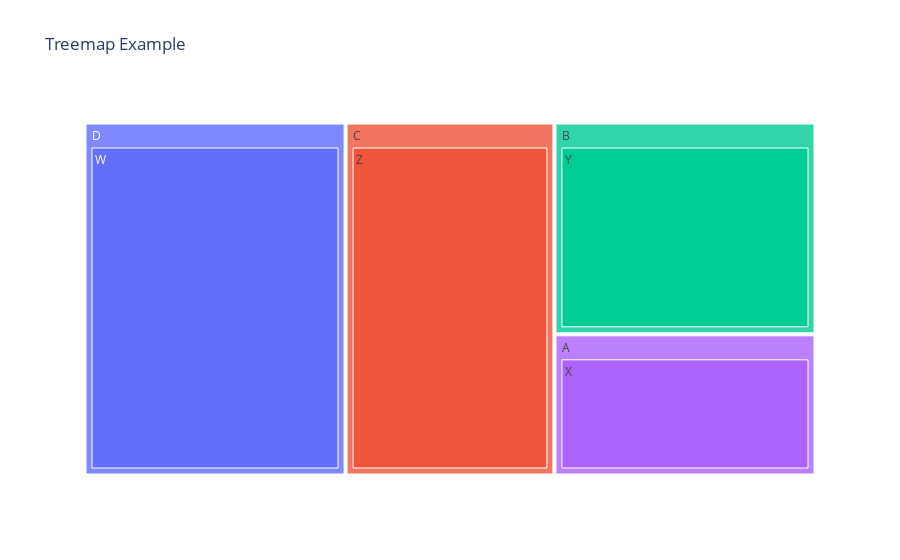

Notebook source saved alongside this figure:
### Markdown cell above
### Rachana Amgai
### Assignment 4
### 12/20/2024

### Code cell
# Import necessary libraries
import matplotlib.pyplot as plt
import pandas as pd
import plotly.express as px

# 1. Pie Chart
# Sample data for pie chart
labels = ['Category A', 'Category B', 'Category C', 'Category D']
sizes = [15, 30, 45, 10]  # Percentages
colors = ['gold', 'lightcoral', 'lightblue', 'lightgreen']

# Create pie chart
plt.figure(figsize=(7, 7))
plt.pie(sizes, labels=labels, colors=colors, autopct='%1.1f%%', startangle=90)
plt.title('Pie Chart')
plt.axis('equal')  # Equal aspect ratio ensures that pie chart is drawn as a circle.
plt.show()

# 2. Side-by-Side Stacked Bar Chart
# Sample data for side-by-side stacked bar chart
data = {
    'Category': ['A', 'B', 'C', 'D'],
    'Value1': [10, 15, 20, 25],
    'Value2': [20, 25, 30, 35],
    'Value3': [30, 35, 40, 45]
}

df = pd.DataFrame(data)

# Create side-by-side stacked bar chart
df.set_index('Category').plot(kind='bar', stacked=True, figsize=(8, 6))

plt.title('Side-by-Side Stacked Bar Chart')
plt.xlabel('Category')
plt.ylabel('Values')
plt.xticks(rotation=0)
plt.legend(title='Values')
plt.tight_layout()
plt.show()

# 3. Treemap
# Sample data for Treemap
data = {
    'Category': ['A', 'B', 'C', 'D'],
    'Subcategory': ['X', 'Y', 'Z', 'W'],
    'Value': [10, 15, 20, 25]
}

df = pd.DataFrame(data)

# Create Treemap
fig = px.treemap(df, path=['Category', 'Subcategory'], values='Value', title="Treemap Example")
fig.show()

### Figure 1 — Plotly figure (JSON) as saved in the notebook; plotly's stock layout.template omitted (floating-point values rounded to 4 significant figures)
{"data": [{"branchvalues": "total", "domain": {"x": [0, 1], "y": [0, 1]}, "hovertemplate": "labels=%{label}<br>Value=%{value}<br>parent=%{parent}<br>id=%{id}<extra></extra>", "ids": ["D/W", "A/X", "B/Y", "C/Z", "A", "B", "C", "D"], "labels": ["W", "X", "Y", "Z", "A", "B", "C", "D"], "name": "", "parents": ["D", "A", "B", "C", "", "", "", ""], "type": "treemap", "values": [25, 10, 15, 20, 10, 15, 20, 25]}], "layout": {"autosize": true, "legend": {"tracegroupgap": 0}, "title": {"text": "Treemap Example"}}}
